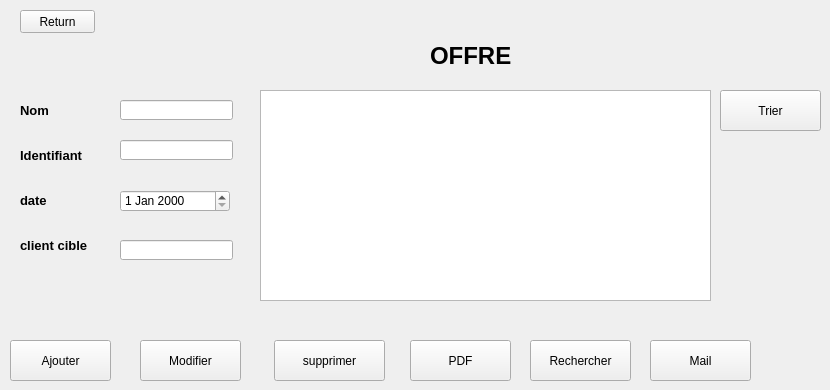
    <widget class="QWidget" name="page_19">
     <widget class="QLabel" name="label_36">
      <property name="geometry">
       <rect>
        <x>430</x>
        <y>40</y>
        <width>171</width>
        <height>31</height>
       </rect>
      </property>
      <property name="font">
       <font>
        <pointsize>18</pointsize>
        <weight>75</weight>
        <bold>true</bold>
       </font>
      </property>
      <property name="text">
       <string>OFFRE</string>
      </property>
     </widget>
     <widget class="QPushButton" name="pushButton_74">
      <property name="geometry">
       <rect>
        <x>20</x>
        <y>10</y>
        <width>75</width>
        <height>23</height>
       </rect>
      </property>
      <property name="text">
       <string>Return</string>
      </property>
     </widget>
     <widget class="QLabel" name="label_21">
      <property name="geometry">
       <rect>
        <x>20</x>
        <y>100</y>
        <width>81</width>
        <height>21</height>
       </rect>
      </property>
      <property name="font">
       <font>
        <pointsize>10</pointsize>
        <weight>75</weight>
        <bold>true</bold>
       </font>
      </property>
      <property name="text">
       <string>Nom</string>
      </property>
     </widget>
     <widget class="QLabel" name="label_47">
      <property name="geometry">
       <rect>
        <x>20</x>
        <y>140</y>
        <width>71</width>
        <height>31</height>
       </rect>
      </property>
      <property name="font">
       <font>
        <pointsize>10</pointsize>
        <weight>75</weight>
        <bold>true</bold>
       </font>
      </property>
      <property name="text">
       <string>Identifiant</string>
      </property>
     </widget>
     <widget class="QLabel" name="label_63">
      <property name="geometry">
       <rect>
        <x>20</x>
        <y>190</y>
        <width>91</width>
        <height>21</height>
       </rect>
      </property>
      <property name="font">
       <font>
        <pointsize>10</pointsize>
        <weight>75</weight>
        <bold>true</bold>
       </font>
      </property>
      <property name="text">
       <string>date</string>
      </property>
     </widget>
     <widget class="QLabel" name="label_64">
      <property name="geometry">
       <rect>
        <x>20</x>
        <y>230</y>
        <width>101</width>
        <height>31</height>
       </rect>
      </property>
      <property name="font">
       <font>
        <pointsize>10</pointsize>
        <weight>75</weight>
        <bold>true</bold>
       </font>
      </property>
      <property name="text">
       <string>client cible</string>
      </property>
     </widget>
     <widget class="QLineEdit" name="lineEdit_11">
      <property name="geometry">
       <rect>
        <x>120</x>
        <y>100</y>
        <width>113</width>
        <height>20</height>
       </rect>
      </property>
     </widget>
     <widget class="QLineEdit" name="lineEdit_45">
      <property name="geometry">
       <rect>
        <x>120</x>
        <y>140</y>
        <width>113</width>
        <height>20</height>
       </rect>
      </property>
     </widget>
     <widget class="QLineEdit" name="lineEdit_46">
      <property name="geometry">
       <rect>
        <x>120</x>
        <y>240</y>
        <width>113</width>
        <height>20</height>
       </rect>
      </property>
     </widget>
     <widget class="QTableView" name="tableView_10">
      <property name="geometry">
       <rect>
        <x>260</x>
        <y>90</y>
        <width>451</width>
        <height>211</height>
       </rect>
      </property>
     </widget>
     <widget class="QPushButton" name="pushButton_26">
      <property name="geometry">
       <rect>
        <x>10</x>
        <y>340</y>
        <width>101</width>
        <height>41</height>
       </rect>
      </property>
      <property name="text">
       <string>Ajouter</string>
      </property>
     </widget>
     <widget class="QPushButton" name="pushButton_76">
      <property name="geometry">
       <rect>
        <x>140</x>
        <y>340</y>
        <width>101</width>
        <height>41</height>
       </rect>
      </property>
      <property name="text">
       <string>Modifier</string>
      </property>
     </widget>
     <widget class="QPushButton" name="pushButton_77">
      <property name="geometry">
       <rect>
        <x>274</x>
        <y>340</y>
        <width>111</width>
        <height>41</height>
       </rect>
      </property>
      <property name="text">
       <string>supprimer</string>
      </property>
     </widget>
     <widget class="QDateEdit" name="lineEdit_47">
      <property name="geometry">
       <rect>
        <x>120</x>
        <y>190</y>
        <width>110</width>
        <height>22</height>
       </rect>
      </property>
     </widget>
     <widget class="QPushButton" name="pushButton_78">
      <property name="geometry">
       <rect>
        <x>410</x>
        <y>340</y>
        <width>101</width>
        <height>41</height>
       </rect>
      </property>
      <property name="text">
       <string>PDF</string>
      </property>
     </widget>
     <widget class="QPushButton" name="pushButton_82">
      <property name="geometry">
       <rect>
        <x>720</x>
        <y>90</y>
        <width>101</width>
        <height>41</height>
       </rect>
      </property>
      <property name="text">
       <string>Trier</string>
      </property>
     </widget>
     <widget class="QPushButton" name="pushButton_83">
      <property name="geometry">
       <rect>
        <x>530</x>
        <y>340</y>
        <width>101</width>
        <height>41</height>
       </rect>
      </property>
      <property name="text">
       <string>Rechercher</string>
      </property>
     </widget>
     <widget class="QPushButton" name="pushButton_52">
      <property name="geometry">
       <rect>
        <x>650</x>
        <y>340</y>
        <width>101</width>
        <height>41</height>
       </rect>
      </property>
      <property name="text">
       <string>Mail</string>
      </property>
     </widget>
    </widget>
